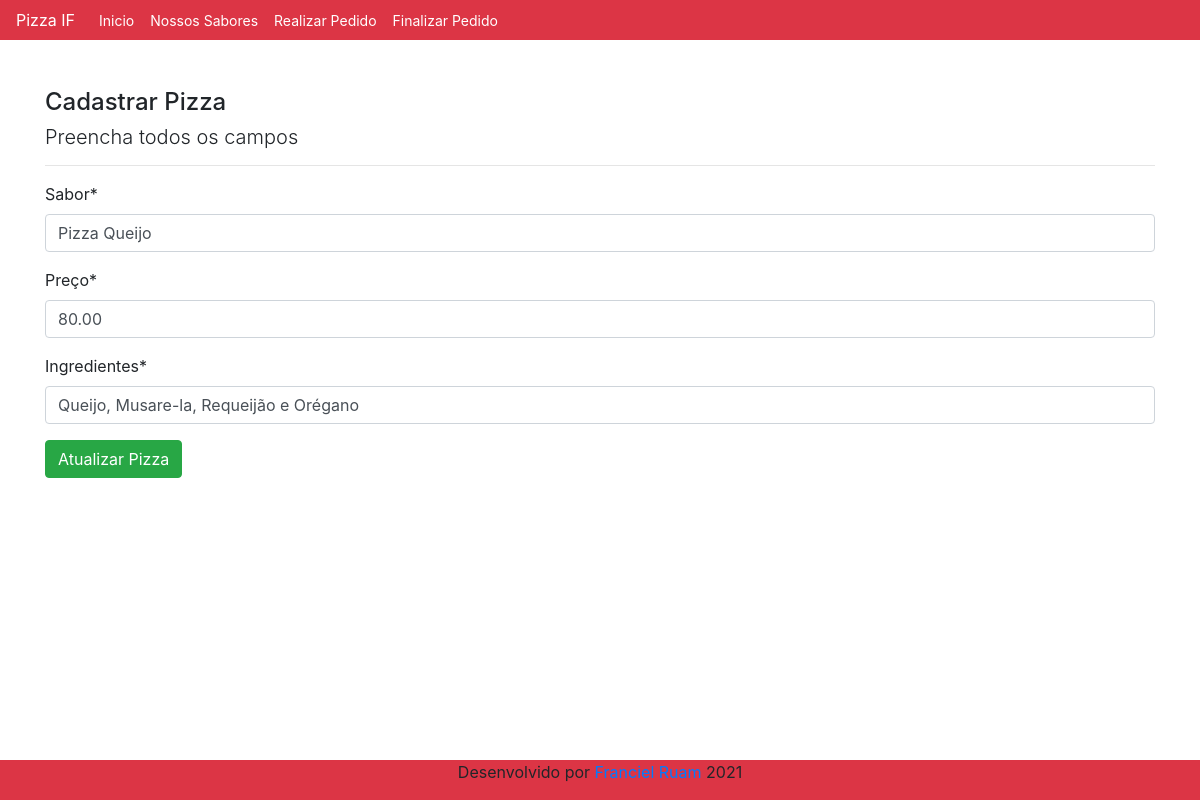
Screenshot of /atualizar/produto/2/ with the database file from the repository.
### cadastro/models.py (models this page shows, shortened)
class Produto(models.Model):
    nome = models.CharField(max_length=50, verbose_name="Sabor")
    preco = models.DecimalField(decimal_places=2, max_digits=5, verbose_name="Preço")
    descricao = models.CharField(max_length=250, verbose_name="Ingredientes")

### cadastro/views.py (the view)
# urls.py: path('atualizar/produto/<int:pk>/', ProdutoUpdate.as_view(), name='atualizar-produto'),
class ProdutoUpdate(UpdateView):
    model = Produto
    fields = ["nome", "preco", "descricao"]
    template_name = "cadastro/form-produto.html"
    success_url = reverse_lazy("inicio")
    def get_context_data(self, *args, **kwargs):
        context = super().get_context_data(*args, **kwargs)
        context["titulo"] = "Atualizar Produto"
        context["botao"] = "Atualizar Pizza"
        return context

### cadastro/templates/cadastro/form-produto.html (shortened to what this page needs)
{% extends 'paginas/modelo.html' %}
{% load static %}
{% load crispy_forms_tags %}
{% block conteudo %}
<h4>Cadastrar Pizza</h4>
<H5>
    <p class="lead">
        Preencha todos os campos
    </p>
</H5>
<hr>
<form>
    {{ form|crispy }}
    <button type="submit" class="btn btn-success">Atualizar Pizza</button>
</form>
{% endblock %}

### rows the page displays
Produto: nome "Pizza Queijo", preco "80.00", descricao "Queijo, Musare-la, Requeijão e Orégano"
